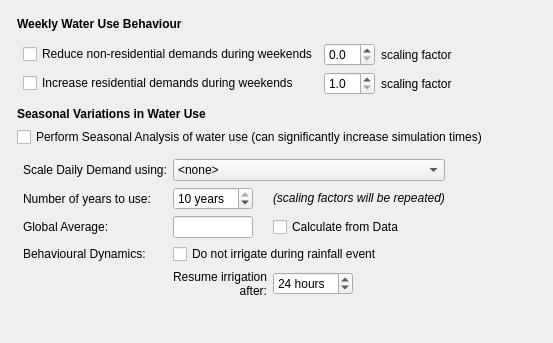
                <widget class="QWidget" name="scrollAreaWidgetContents_6">
                 <property name="geometry">
                  <rect>
                   <x>0</x>
                   <y>0</y>
                   <width>553</width>
                   <height>343</height>
                  </rect>
                 </property>
                 <layout class="QVBoxLayout" name="verticalLayout_37">
                  <item>
                   <layout class="QVBoxLayout" name="verticalLayout_34">
                    <property name="spacing">
                     <number>6</number>
                    </property>
                    <property name="leftMargin">
                     <number>6</number>
                    </property>
                    <property name="topMargin">
                     <number>6</number>
                    </property>
                    <property name="rightMargin">
                     <number>6</number>
                    </property>
                    <property name="bottomMargin">
                     <number>6</number>
                    </property>
                    <item>
                     <widget class="QLabel" name="weekly_title">
                      <property name="text">
                       <string>&lt;html&gt;&lt;head/&gt;&lt;body&gt;&lt;p&gt;&lt;span style=&quot; font-weight:600;&quot;&gt;Weekly Water Use Behaviour&lt;/span&gt;&lt;/p&gt;&lt;/body&gt;&lt;/html&gt;</string>
                      </property>
                     </widget>
                    </item>
                    <item>
                     <widget class="QWidget" name="weekly_widget" native="true">
                      <layout class="QGridLayout" name="gridLayout_25">
                       <property name="leftMargin">
                        <number>6</number>
                       </property>
                       <property name="topMargin">
                        <number>6</number>
                       </property>
                       <property name="rightMargin">
                        <number>6</number>
                       </property>
                       <property name="bottomMargin">
                        <number>6</number>
                       </property>
                       <item row="1" column="1">
                        <widget class="QDoubleSpinBox" name="weekly_increaseres_spin">
                         <property name="decimals">
                          <number>1</number>
                         </property>
                         <property name="minimum">
                          <double>1.000000000000000</double>
                         </property>
                         <property name="maximum">
                          <double>20.000000000000000</double>
                         </property>
                         <property name="singleStep">
                          <double>0.100000000000000</double>
                         </property>
                        </widget>
                       </item>
                       <item row="0" column="1">
                        <widget class="QDoubleSpinBox" name="weekly_reducenres_spin">
                         <property name="suffix">
                          <string/>
                         </property>
                         <property name="decimals">
                          <number>1</number>
                         </property>
                         <property name="maximum">
                          <double>1.000000000000000</double>
                         </property>
                         <property name="singleStep">
                          <double>0.100000000000000</double>
                         </property>
                        </widget>
                       </item>
                       <item row="0" column="0">
                        <widget class="QCheckBox" name="weekly_reducenres_check">
                         <property name="text">
                          <string>Reduce non-residential demands during weekends</string>
                         </property>
                        </widget>
                       </item>
                       <item row="1" column="0">
                        <widget class="QCheckBox" name="weekly_increaseres_check">
                         <property name="text">
                          <string>Increase residential demands during weekends</string>
                         </property>
                        </widget>
                       </item>
                       <item row="1" column="2">
                        <widget class="QLabel" name="weekly_weekend_lbl_3">
                         <property name="text">
                          <string>scaling factor</string>
                         </property>
                        </widget>
                       </item>
                       <item row="0" column="2">
                        <widget class="QLabel" name="weekly_weekend_lbl_2">
                         <property name="text">
                          <string>scaling factor</string>
                         </property>
                        </widget>
                       </item>
                       <item row="0" column="3">
                        <spacer name="horizontalSpacer_106">
                         <property name="orientation">
                          <enum>Qt::Horizontal</enum>
                         </property>
                         <property name="sizeHint" stdset="0">
                          <size>
                           <width>40</width>
                           <height>20</height>
                          </size>
                         </property>
                        </spacer>
                       </item>
                       <item row="1" column="3">
                        <spacer name="horizontalSpacer_112">
                         <property name="orientation">
                          <enum>Qt::Horizontal</enum>
                         </property>
                         <property name="sizeHint" stdset="0">
                          <size>
                           <width>40</width>
                           <height>20</height>
                          </size>
                         </property>
                        </spacer>
                       </item>
                      </layout>
                     </widget>
                    </item>
                    <item>
                     <widget class="QLabel" name="seasonal_title">
                      <property name="text">
                       <string>&lt;html&gt;&lt;head/&gt;&lt;body&gt;&lt;p&gt;&lt;span style=&quot; font-weight:600;&quot;&gt;Seasonal Variations in Water Use&lt;/span&gt;&lt;/p&gt;&lt;/body&gt;&lt;/html&gt;</string>
                      </property>
                     </widget>
                    </item>
                    <item>
                     <widget class="QCheckBox" name="seasonal_check">
                      <property name="text">
                       <string>Perform Seasonal Analysis of water use (can significantly increase simulation times)</string>
                      </property>
                     </widget>
                    </item>
                    <item>
                     <widget class="QWidget" name="seasonal_widget" native="true">
                      <layout class="QGridLayout" name="gridLayout_27">
                       <property name="leftMargin">
                        <number>6</number>
                       </property>
                       <property name="topMargin">
                        <number>6</number>
                       </property>
                       <property name="rightMargin">
                        <number>6</number>
                       </property>
                       <property name="bottomMargin">
                        <number>6</number>
                       </property>
                       <item row="4" column="0">
                        <widget class="QLabel" name="seasonal_behaviour">
                         <property name="text">
                          <string>Behavioural Dynamics:</string>
                         </property>
                        </widget>
                       </item>
                       <item row="6" column="1">
                        <widget class="QLabel" name="seasonal_irrigateresume_lbl">
                         <property name="text">
                          <string>&lt;html&gt;&lt;head/&gt;&lt;body&gt;&lt;p align=&quot;right&quot;&gt;Resume irrigation after:&lt;/p&gt;&lt;/body&gt;&lt;/html&gt;</string>
                         </property>
                         <property name="wordWrap">
                          <bool>true</bool>
                         </property>
                        </widget>
                       </item>
                       <item row="4" column="1" colspan="2">
                        <widget class="QCheckBox" name="seasonal_noirrigaterain_check">
                         <property name="text">
                          <string>Do not irrigate during rainfall event</string>
                         </property>
                        </widget>
                       </item>
                       <item row="6" column="2">
                        <widget class="QSpinBox" name="seasonal_irrigateresume_spin">
                         <property name="maximumSize">
                          <size>
                           <width>80</width>
                           <height>16777215</height>
                          </size>
                         </property>
                         <property name="suffix">
                          <string> hours</string>
                         </property>
                         <property name="maximum">
                          <number>72</number>
                         </property>
                         <property name="value">
                          <number>24</number>
                         </property>
                        </widget>
                       </item>
                       <item row="2" column="1">
                        <widget class="QSpinBox" name="seasonal_numyears_spin">
                         <property name="maximumSize">
                          <size>
                           <width>80</width>
                           <height>16777215</height>
                          </size>
                         </property>
                         <property name="suffix">
                          <string> years</string>
                         </property>
                         <property name="minimum">
                          <number>1</number>
                         </property>
                         <property name="maximum">
                          <number>10</number>
                         </property>
                         <property name="value">
                          <number>10</number>
                         </property>
                        </widget>
                       </item>
                       <item row="2" column="2">
                        <widget class="QLabel" name="seasonal_numyears_lbl2">
                         <property name="text">
                          <string>&lt;html&gt;&lt;head/&gt;&lt;body&gt;&lt;p&gt;&lt;span style=&quot; font-style:italic;&quot;&gt;(scaling factors will be repeated)&lt;/span&gt;&lt;/p&gt;&lt;/body&gt;&lt;/html&gt;</string>
                         </property>
                        </widget>
                       </item>
                       <item row="3" column="2">
                        <widget class="QCheckBox" name="seasonal_globalavg_check">
                         <property name="text">
                          <string>Calculate from Data</string>
                         </property>
                        </widget>
                       </item>
                       <item row="3" column="0">
                        <widget class="QLabel" name="seasonal_globalavg_lbl">
                         <property name="text">
                          <string>Global Average:</string>
                         </property>
                        </widget>
                       </item>
                       <item row="2" column="0">
                        <widget class="QLabel" name="seasonal_numyears_lbl">
                         <property name="text">
                          <string>Number of years to use:</string>
                         </property>
                        </widget>
                       </item>
                       <item row="1" column="0">
                        <widget class="QLabel" name="seasonal_scaledata_lbl">
                         <property name="text">
                          <string>Scale Daily Demand using:</string>
                         </property>
                        </widget>
                       </item>
                       <item row="1" column="1" colspan="2">
                        <widget class="QComboBox" name="seasonal_scaledata_combo">
                         <item>
                          <property name="text">
                           <string>&lt;none&gt;</string>
                          </property>
                         </item>
                        </widget>
                       </item>
                       <item row="3" column="1">
                        <widget class="QLineEdit" name="seasonal_globalavg_box">
                         <property name="maximumSize">
                          <size>
                           <width>80</width>
                           <height>16777215</height>
                          </size>
                         </property>
                        </widget>
                       </item>
                       <item row="2" column="3">
                        <spacer name="horizontalSpacer_107">
                         <property name="orientation">
                          <enum>Qt::Horizontal</enum>
                         </property>
                         <property name="sizeHint" stdset="0">
                          <size>
                           <width>40</width>
                           <height>20</height>
                          </size>
                         </property>
                        </spacer>
                       </item>
                       <item row="1" column="3">
                        <spacer name="horizontalSpacer_108">
                         <property name="orientation">
                          <enum>Qt::Horizontal</enum>
                         </property>
                         <property name="sizeHint" stdset="0">
                          <size>
                           <width>40</width>
                           <height>20</height>
                          </size>
                         </property>
                        </spacer>
                       </item>
                       <item row="3" column="3">
                        <spacer name="horizontalSpacer_109">
                         <property name="orientation">
                          <enum>Qt::Horizontal</enum>
                         </property>
                         <property name="sizeHint" stdset="0">
                          <size>
                           <width>40</width>
                           <height>20</height>
                          </size>
                         </property>
                        </spacer>
                       </item>
                       <item row="4" column="3">
                        <spacer name="horizontalSpacer_110">
                         <property name="orientation">
                          <enum>Qt::Horizontal</enum>
                         </property>
                         <property name="sizeHint" stdset="0">
                          <size>
                           <width>40</width>
                           <height>20</height>
                          </size>
                         </property>
                        </spacer>
                       </item>
                       <item row="6" column="3">
                        <spacer name="horizontalSpacer_111">
                         <property name="orientation">
                          <enum>Qt::Horizontal</enum>
                         </property>
                         <property name="sizeHint" stdset="0">
                          <size>
                           <width>40</width>
                           <height>20</height>
                          </size>
                         </property>
                        </spacer>
                       </item>
                      </layout>
                     </widget>
                    </item>
                    <item>
                     <spacer name="verticalSpacer_5">
                      <property name="orientation">
                       <enum>Qt::Vertical</enum>
                      </property>
                      <property name="sizeHint" stdset="0">
                       <size>
                        <width>20</width>
                        <height>40</height>
                       </size>
                      </property>
                     </spacer>
                    </item>
                   </layout>
                  </item>
                 </layout>
                </widget>
